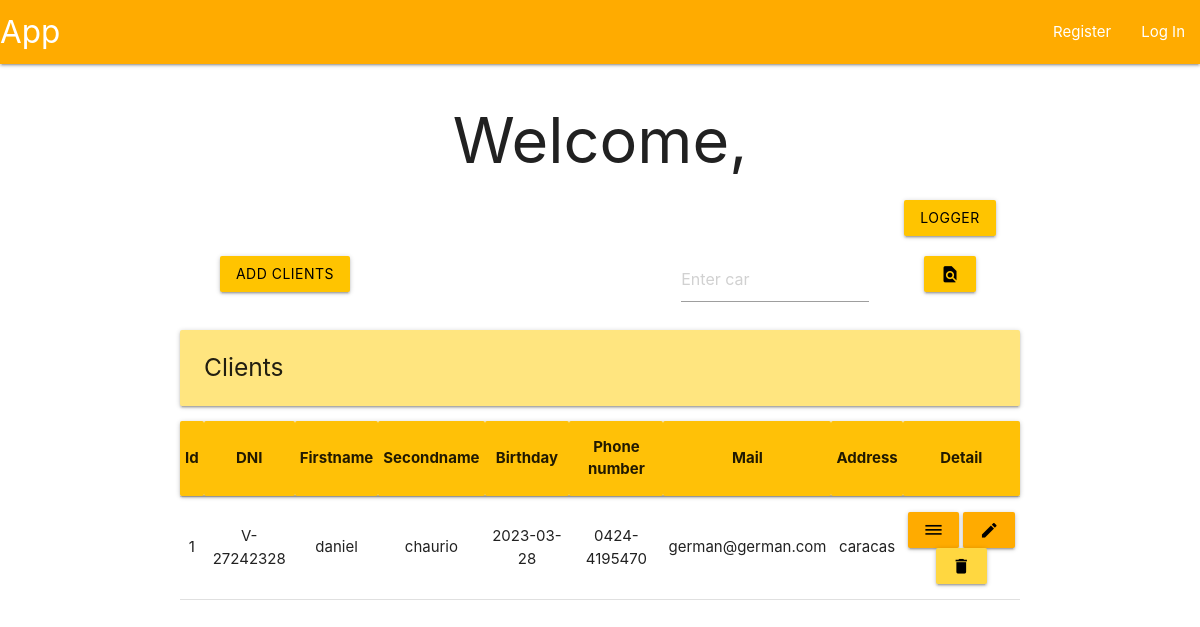
The app's page /clients with its own data.
### tables this page shows
CREATE TABLE clients (
    id INTEGER PRIMARY KEY AUTOINCREMENT,
    dni TEXT NOT NULL UNIQUE,
    firstname TEXT NOT NULL,
    secondname TEXT NOT NULL,
    birthday TEXT NOT NULL,
    tlf TEXT NOT NULL,
    mail TEXT NOT NULL,
    address TEXT NOT NULL
);

### app/clientView.py (the view, shortened to what this page needs)
@bp.route('', methods=('POST', 'GET'))
def clientView():
    db = get_db()
    flag = False
    if not flag:
        clients = db.execute('SELECT * FROM clients').fetchall()
    return render_template('index/analist/analistView.html', clients=clients)

### app/auth.py (called while the page is built)
@bp.before_app_request
def load_logged_in_user():
    user_id = session.get('user_id')
    if user_id is None:
        g.user = None
    else:
        g.user = get_db().execute(
            "SELECT * FROM user WHERE id = ?",
            (user_id,)
        ).fetchone()

### app/db.py (called while the page is built)
def get_db():
    if 'db' not in g:
        g.db = sqlite3.connect(
            current_app.config['DATABASE'],
            detect_types = sqlite3.PARSE_DECLTYPES
        )
        g.db.row_factory = sqlite3.Row
    return g.db

### app/templates/index/analist/analistView.html (shortened to what this page needs)
{% extends 'base.html' %}
{% block header %}
    <h1>{%block title %}Welcome, {{ g.user['username']}}{% endblock %}</h1>
{% endblock %}
{% block content %}
{% if g.user['roleId'] != 1%}
<div class="row">
    <div class="col s2 offset-s10">
        <form method="POST">
            <button class="btn amber accent-3 black-text" name="logs">logger</button>
        </form>
    </div>
</div>
{% endif %}
<div class="row">
    <form method="POST">
        <div class="col s3">
            <button class="btn amber accent-3 black-text" name="add">Add clients</button>
        </div>
    </form>
    <form method="POST">
      <div class="col s3 offset-s4">
        <input placeholder="Enter car" name="find">
      </div>
      <div class="col s2">
        <button class="btn amber accent-3 black-text" type="submit" value="Find logs">
            <i class="material-icons">find_in_page</i>
        </button>
      </div>
    </form>
</div>
<div class="left-align">
    <h5 class="card-panel amber accent-1">Clients</h5>
</div>
<table class="centered">
    <thead class="card-panel amber acent-1">
        <tr>
            <th>Id</th>
            <th>DNI</th>
            <th>Firstname</th>
            <th>Secondname</th>
            <th>Birthday</th>
            <th>Phone number</th>
            <th>Mail</th>
            <th>Address</th>
            <th>Detail</th>
        </tr>
    </thead>
    <tbody>
        {% for client in clients %}
        <tr>
            <td>{{ client['id'] }}</td>
            <td>{{ client['dni'] }}</td>
            <td>{{ client['firstname'] }}</td>
            <td>{{ client['secondname'] }}</td>
            <td>{{ client['Birthday'] }}</td>
            <td>{{ client['tlf'] }}</td>
            <td>{{ client['mail'] }}</td>
            <td>{{ client['address'] }}</td>
            <td>
                <form method="POST">
                    <button class="btn amber accent-4 black-text", name="detail" value="{{ client['id'] }}">
                        <i class="material-icons">dehaze</i>
                    </button>
                    <button class="btn amber accent-4 black-text", name="modify" value="{{ client['id'] }}">
                        <i class="material-icons">edit</i>
                    </button>
                    <button class="btn amber accent-2 black-text" name="delete" value="{{ client['id'] }}">
                        <i class="material-icons">delete</i>
                    </button>
                </form>
            </td>
        </tr>
        {% endfor %}
    </tbody>
</table>
{% endblock %}

### records on screen
clients: id "1", dni "V-27242328", firstname "daniel", secondname "chaurio", Birthday "2023-03-28", tlf "0424-4195470", mail "german@german.com", address "caracas"
